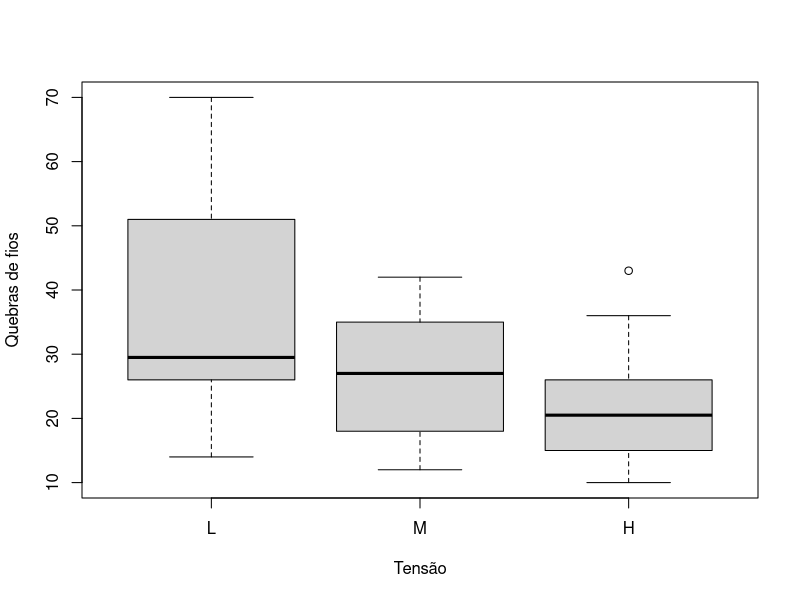

The R source for this figure:
# Regressão binomial negativa ----

# Ajuste e resultados ----
if (!requireNamespace("MASS", quietly = TRUE)) install.packages("MASS")
library(MASS)
ajuste <- glm.nb(breaks ~ tension + wool, data = warpbreaks)
print(summary(ajuste))
print(exp(cbind(razao_medias = coef(ajuste),
                confint.default(ajuste))))
print(ajuste$theta)

# Visualização e diagnóstico ----
boxplot(breaks ~ tension, data = warpbreaks, xlab = "Tensão", ylab = "Quebras de fios")
